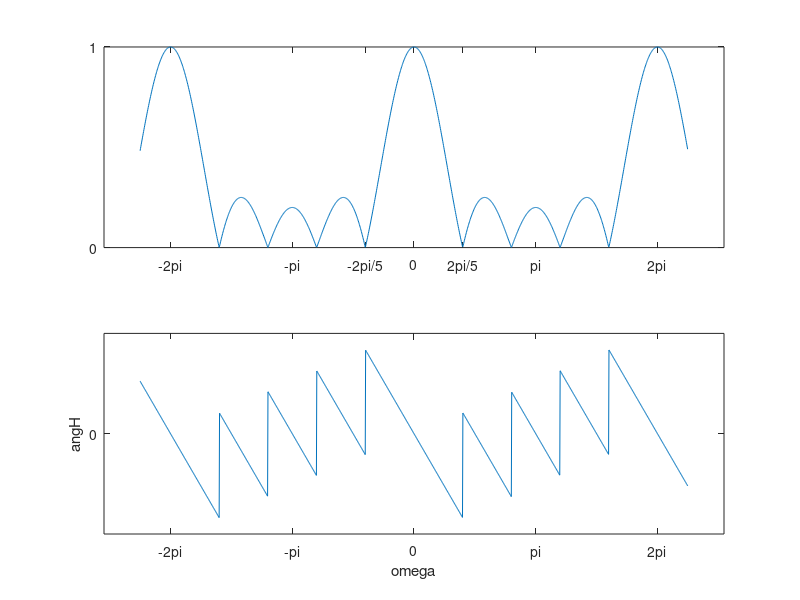

Reproduce this figure in MATLAB.
ws = 0.01;
w = -2*pi-0.25*pi:ws:2*pi+0.25*pi;

M1 = 0;  M2 = 4;
H = 1/(M1+M2+1)*sin(w*(M1+M2+1)/2)./sin(w/2).*exp(-i*w*(M2-M1)/2);

mH = abs(H);
aH = angle(H);

subplot(2,1,1);
phm = plot(w,mH);
ah = gca;
xt = [-2*pi, -pi, -2*pi/5, 0, 2*pi/5, pi, 2*pi];
xtl = {'-2pi',  '-pi',  '-2pi/5',  '0',  '2pi/5',  'pi',  '2pi'};
set(gca,'XTick',xt);
set(gca,'XTickLabel',xtl);
yt = [0 1];
set(gca,'YTick',yt);
%set(gca,'XTickLabel',xtl);

subplot(2,1,2);
pha = plot(w,aH);
xt = [-2*pi, -pi, 0, pi, 2*pi];
xtl = {'-2pi',  '-pi',  '0',  'pi',  '2pi'};
set(gca,'XTick',xt);
set(gca,'XTickLabel',xtl);
yt = [-pi, 0, pi];
ytl = {'-pi',  '0',  'pi'};
set(gca,'YTick',yt);
set(gca,'YTickLabel',ytl);
xlabel('omega');  ylabel('angH');

%close(gcf);
